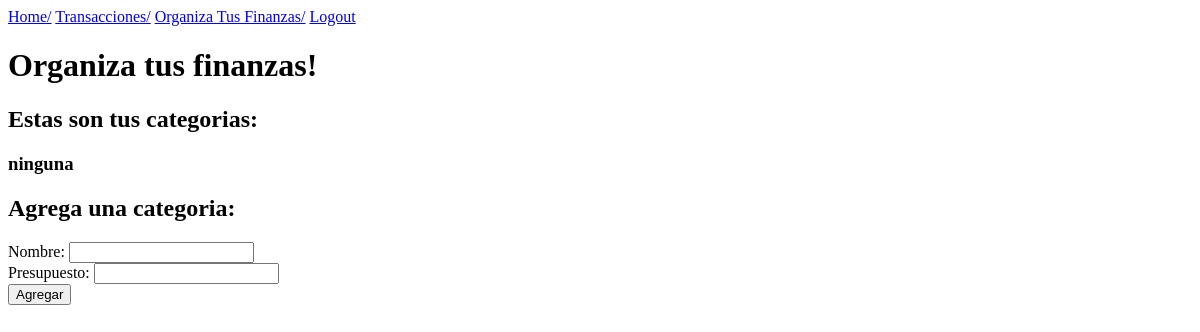
The page /organiza_tus_finanzas/ (signed in) on the database as committed earlier.
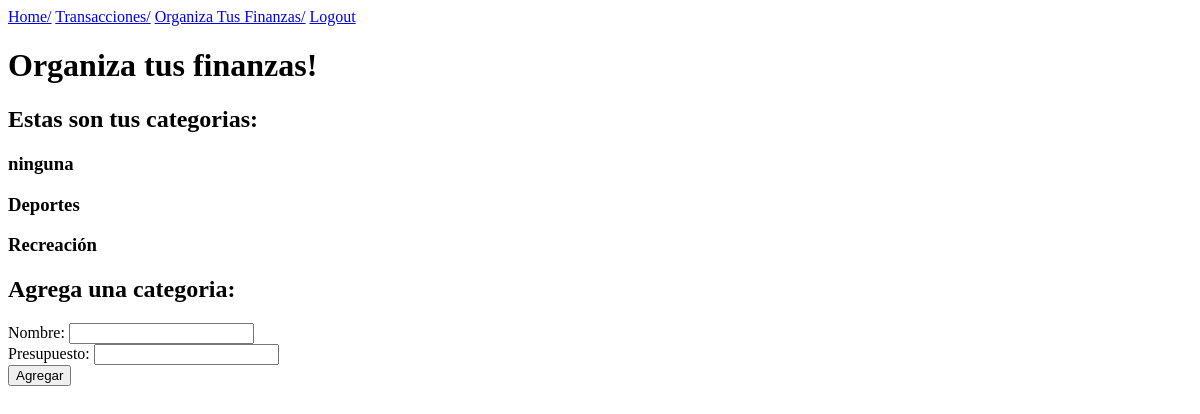
The same page on the database as committed later.
### finanzapp/models.py (models this page shows)
class Category(models.Model):
    name = models.CharField(max_length=100)
    budget = models.FloatField(blank=True)
    user = models.ForeignKey(User, on_delete=models.CASCADE, related_name="categories", null=True)

### finanzapp/views.py (the view)
# urls.py: path('organiza_tus_finanzas/', organize_fin, name='organiza_finanzas'),
def organize_fin(request):
    if request.user.is_authenticated:
        if request.method == 'POST':
            name = request.POST['name']
            budget = request.POST['budget']
            category = Category.objects.create(name=name, budget=budget, user=request.user)
            category.save()
            return redirect('organiza_finanzas')
        else:
            categories = Category.objects.filter(user = request.user)
            return render(request, 'organiza_finanzas.html', {'categories': categories})
    else:
        return render(request, 'login.html', {'error_message': 'Nombre de usuario o contraseña incorrectos'})

### finanzapp/templates/organiza_finanzas.html (shortened to what this page needs)
{% extends 'base.html' %}
{% block content %}
<h1>Organiza tus finanzas!</h1>
<h2>Estas son tus categorias:</h2>
{% for category in categories %}
    <h3>{{ category.name }}
    </h3>
{% endfor %}
<h2>Agrega una categoria:</h2>
<form method="post">
    <label for="name">Nombre:</label>
    <input type="text" name="name" required><br>
    <label for="name">Presupuesto:</label>
    <input type="number" name="budget" required><br>
    <input type="submit" value="Agregar">
</form>
{% endblock %}

### finanzapp/templates/base.html (shortened to what this page needs)
<!DOCTYPE html>
<html lang="en">
<head>
</head>
<body>
      {% include 'partials/_navbar.html' %}
    {% block content %} {% endblock %}
</body>
</html>

### finanzapp/templates/partials/_navbar.html
<nav>
    <a href="{% url 'index' %}">Home/</a>
    <a href="{% url 'list' %}">Transacciones/</a>
    <a href="{% url 'organiza_finanzas' %}">Organiza Tus Finanzas/</a>
    <a href="{% url 'logout' %}">Logout</a>
</nav>

Rows that differ between the two databases and show on the page:
added Category: name "Deportes"
added Category: name "Recreación"
